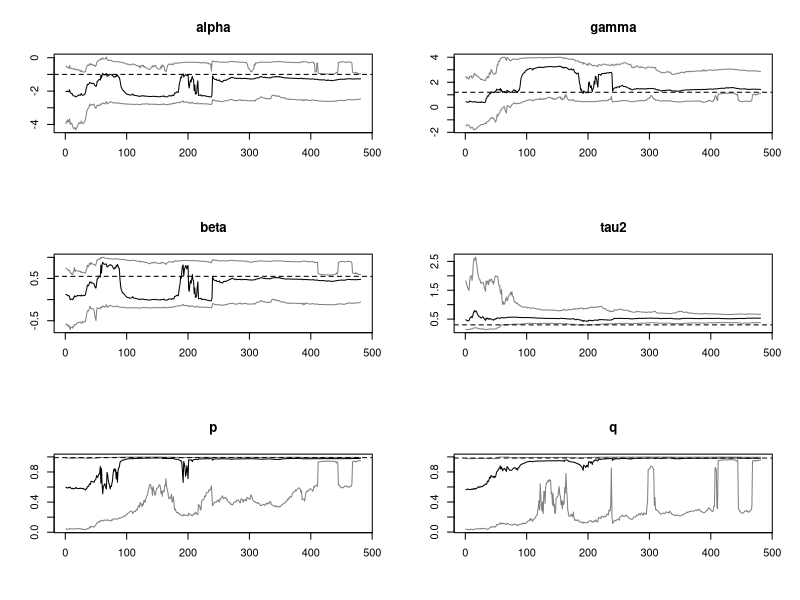
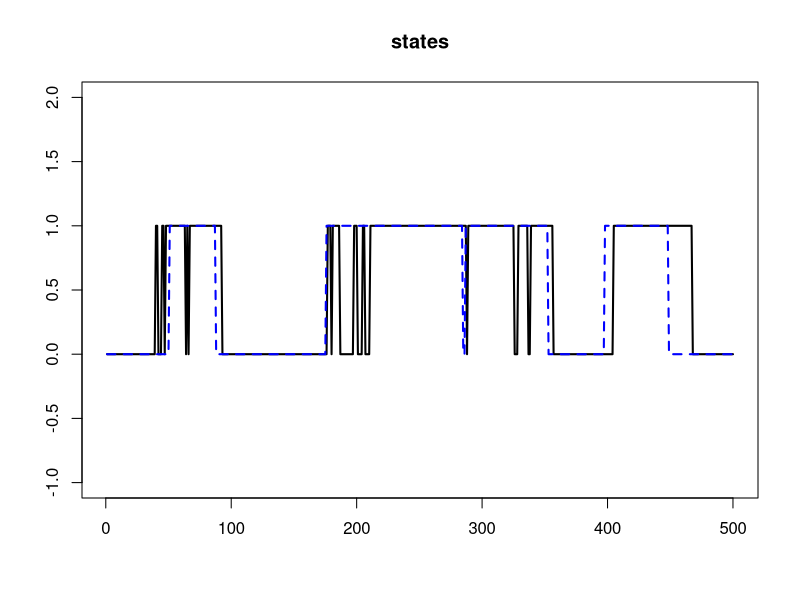

Write R code to recreate these figures, in order.
library(msm)
# library(foreach)
# library(doParallel)
# registerDoParallel()
Rprof(filename = "Rprof.out", append = FALSE, interval = 0.02,
      memory.profiling = FALSE)
Rprof(append = TRUE)
# registerDoParallel()
svm.pl = function(y,alphas,betas,tau2s,ps,qs,xs,zs){#,b0,B0,c0,d0){
  n      = length(y)
  
  N      = length(xs)
  nmix   = 7  
  mu     = matrix(c(-11.40039,-5.24321,-9.83726,1.50746,-0.65098,0.52478,-2.35859),
                  N,nmix,byrow=TRUE)
  sig2   = matrix(c(5.795960,2.613690,5.179500,0.167350,0.640090,0.340230,1.262610),
                  N,nmix,byrow=TRUE)
  q      = matrix(c(0.007300,0.105560,0.000020,0.043950,0.340010,0.245660,0.257500),
                  N,nmix,byrow=TRUE) 
  
  quants = array(0,c(n,8,3))
    z      = log(y^2)
  
  s      = matrix(0,N,15)
  zmean=rep(0,n)
  
  s[,1] = 1/B0[1]
  s[,2] = 0
  s[,3] = 0
  s[,4] = 1/B0[2]
  s[,5] = 0
  s[,6] = 1/B0[2]
  s[,7] = s[,1]*b0[1]+s[,2]*b0[2]+s[,3]*b0[3]
  s[,8] = s[,2]*b0[1]+s[,4]*b0[2]+s[,5]*b0[3]
  s[,9] = s[,3]*b0[1]+s[,5]*b0[2]+s[,6]*b0[3]
  s[,10] = c0
  s[,11] = d0
  s[,12] = 0
  s[,13] = 0
  s[,14] = 0
  s[,15] = 0
  blk.A = s[,4]*s[,6] - s[,5]^2
  blk.B = -(s[,2]*s[,6]-s[,3]*s[,5])
  blk.C = s[,2]*s[,5]-s[,3]*s[,5]
  #   blk.D = blk.B
  blk.E = s[,1]*s[,6]-s[,3]^2
  blk.F = -(s[,3]*s[,5]-s[,2]*s[,3])
  #   blk.G = blk.C
  #   blk.H = blk.F
  blk.I  = s[,1]*s[,4]-s[,2]^2
  
  m    = s[,1]*blk.A + s[,2] * blk.B + s[,3] * blk.C
  b1   = (s[,7]*blk.A + s[,8] * blk.B + s[,9] * blk.C)/m
  b2   = (s[,7]*blk.B + s[,8] * blk.E + s[,9] * blk.F)/m
  b3   = (s[,7]*blk.C + s[,8] * blk.F + s[,9] * blk.I)/m
  
  for (t in 1:n){
#     print(t)
    #print(t)
#     mus1    = matrix(alphas+gammas+betas*xs,N,nmix)
    mus    = matrix(alphas+betas*xs,N,nmix)
    #     print(mus[1,])
    #     scan(n=1)
    #     probs  = q*dnorm(z[t],mus+mu,sqrt(sig2+tau2s))
    
    zero.index= zs == 0
    one.index = zs == 1
#     
#     
    switch1 = qs*one.index + zero.index*(1-ps)
    switch0 = 1-switch1 #(1-zs)*ps + zs*(1-qs)
    left = q*(dnorm(z[t],mus+gammas+mu,sqrt(sig2+tau2s)))
    right = q*(dnorm(z[t],mus+mu,sqrt(sig2+tau2s)))
    probs = left*switch1+right*switch0
#     lefts = apply(left,1,sum)
#     rights = apply(right,1,sum)
#     weight = lefts*switch1+rights*switch0
    
#     probs = q*(dnorm(z[t],mus1+mu,sqrt(sig2+tau2s))*(qs*zs+(1-zs)*(1-ps)) + dnorm(z[t],mus+mu,sqrt(sig2+tau2s))*((1-zs)*ps+zs*(1-qs)))
    
    weight = apply(probs,1,sum)
    k      = sample(1:N,size=N,replace=TRUE,prob=weight)
    #     print(probs[1,])
    #     scan(n=1)
    
    xs1    = xs[k]
    zs1    = zs[k]
    probs  = probs[k,]
    mus    = mus[k,]
    alphas = alphas[k]
    gammas = gammas[k]
    betas  = betas[k]
    tau2s  = tau2s[k]
    ps = ps[k]
    qs = qs[k]
    so     = s[k,]
    b1o  = b1[k]
    b2o  = b2[k]    
    b3o  = b3[k]
    
    
    
    
    
    tau2ss = matrix(tau2s,N,nmix)
    vars   = 1/(1/sig2+1/tau2ss)
    sds    = sqrt(vars)
    
    zero.index = zs1 == 0
    one.index  = zs1 == 1
    
#     mus    = matrix(alphas+gammas+betas*xs1,N,nmix)
#     mus1    = matrix(alphas+betas*xs1,N,nmix)
    
    
#     switch1 = qs*one.index + zero.index*(1-ps)
#     switch0 = 1-switch1 #(1-zs)*ps + zs*(1-qs)
#     left = q*(dnorm(z[t],mus1+mu,sqrt(sig2+tau2s)))
#     right = q*(dnorm(z[t],mus+mu,sqrt(sig2+tau2s)))
#     probs = left*switch1+right*switch0
#     lefts = apply(left,1,sum)
#     rights = apply(right,1,sum)
#     weight = lefts*switch1+rights*switch0
#     
#     pp = lefts*switch1/weight
#     qq = rights*switch0/weight
    
    
    zs     = rbinom(N,1,1-ps)*zero.index
    zs    = zs+ rbinom(N,1,qs)*one.index
    
    mus = matrix(alphas+gammas*zs+betas*xs1,N,nmix)
#     mus = mus+gammas*zs
    probs = q*(dnorm(z[t],mus+mu,sqrt(sig2+tau2s)))
    means  = vars*((z[t]-mu)/sig2 + mus/tau2ss)
    for (i in 1:N) { 
      comp  = sample(1:nmix,size=1,prob=probs[i,])
      xs[i] = rnorm(1,means[i,comp],sds[i,comp])
    }
    
    zero.index = zs1 == 0
    one.index = zs1 == 1
    zero.index.2 = zs == 0
    one.index.2 = zs == 1
    
    #     zs = zz[t+1,]

    s[,1]  = so[,1] + 1
    s[,2]  = so[,2] + zs
    s[,3]  = so[,3] + xs1
    s[,4]  = so[,4] + zs^2
    s[,5]  = so[,5] + zs*xs1
    s[,6]  = so[,6] + xs1^2
    s[,7]  = so[,7] + xs
    s[,8]  = so[,8] + xs*zs
    s[,9]  = so[,9] + xs*xs1
    s[,10]  = so[,10] + 1
    
#     s[zero.index,12] = so[zero.index,12]+zs1[zero.index]-zs[zero.index]+1
#     s[zero.index,13] = so[zero.index,13]+zs[zero.index]
#     s[one.index,14] = so[one.index,14]+zs1[one.index]-zs[one.index]
#     s[one.index,15] = so[one.index,15]+zs[one.index]-zs1[one.index]+1
    s[,12] = so[,12]+zero.index*zero.index.2
    s[,13] = so[,13]+zero.index*one.index.2
    s[,14] = so[,14]+one.index*zero.index.2
    s[,15] = so[,15]+one.index*one.index.2
    blk.A = s[,4]*s[,6] - s[,5]^2
    blk.B = -(s[,2]*s[,6]-s[,3]*s[,5])
    blk.C = s[,2]*s[,5]-s[,3]*s[,4]
    #   blk.D = blk.B
    blk.E = s[,1]*s[,6]-s[,3]^2
    blk.F = -(s[,1]*s[,5]-s[,2]*s[,3])
    #   blk.G = blk.C
    #   blk.H = blk.F
    blk.I  = s[,1]*s[,4]-s[,2]^2
    
    
    # determinant of Binv matrix
    m    = s[,1]*blk.A + s[,2] * blk.B + s[,3] * blk.C
    
    # b_{t} =  inv(Binv_{t}) x (Binv_{t-1} * b_{t-1})     
    b1   = (s[,7]*blk.A + s[,8] * blk.B + s[,9] * blk.C)/m
    b2   = (s[,7]*blk.B + s[,8] * blk.E + s[,9] * blk.F)/m
    b3   = (s[,7]*blk.C + s[,8] * blk.F + s[,9] * blk.I)/m
    
    s[,11]  = so[,11] + (xs-b1-b2*zs-b3*xs1)*xs + (b1o-b1)*so[,7]+(b2o-b2)*so[,8]+(b3o-b3)*so[,9]
    
    tau2s  = 1/rgamma(N,s[,10]/2,s[,11]/2)
    std    = sqrt(tau2s/m)
    
    norm   = cbind(rnorm(N,0,std),rnorm(N,0,std),rnorm(N,0,std))
    
    # cholesky decomposition of B, thus inv(Binv)    
    L11 = sqrt(blk.A)
    L21 = blk.B/L11
    L31 = blk.C/L11
    
    L22 = sqrt(blk.E - L21^2)
    L32 = (blk.F-L31*L21)/L22
    
    L33 = sqrt(blk.I - L31^2 - L32^2)
    
    alphas = b1 + L11*norm[,1]
    gammas = b2 + L21*norm[,1]+L22*norm[,2]
    #     gamma.mean = b2[b2>0]
    
    #     gammas = rtnorm(N,mean=b2,lower=0)
    betas  = b3 + L31*norm[,1] + L32 * norm[,2] + L33 * norm[,3]
    
#     gamma.mean = b2 - 1/s[,4]*(s[,2]*(alphas-b1)+s[,5]*(betas-b3))
#     gammas = rtnorm(N,gamma.mean,sd = sqrt(tau2s/s[,4]),lower=0)
    
    ps = rbeta(N,s[,12]+1,s[,13]+1)
    qs = rbeta(N,s[,15]+1,s[,14]+1)
    
    # Storing quantiles
    quants[t,1,] = quantile(alphas,c(0.025,0.5,0.975))
    quants[t,2,] = quantile(gammas,c(0.025,0.5,0.975))
    quants[t,3,] = quantile(betas,c(0.025,0.5,0.975))  
    quants[t,4,] = quantile(tau2s,c(0.025,0.5,0.975))  
    quants[t,5,] = quantile(ps,c(0.025,0.5,0.975))  
    quants[t,6,] = quantile(qs,c(0.025,0.5,0.975))  
    quants[t,7,] = quantile(zs,c(0.025,0.5,0.975))
    quants[t,8,] = quantile(exp(xs/2),c(0.025,0.5,0.975))
    zmean[t] =  mean(zs)
  }
  return(list(quants=quants,zmean=zmean))
}
PL = function(y,alphas,betas,tau2s,ps,qs,xs,zs){
  n      = length(y)
  N      = length(xs)
  quants = array(0,c(n,7,3))
  
  
  
  #   zz = matrix(zs,n,N)
  s  = matrix(0,N,15)
  # matrix Binv looks like
  # | s1   s2    s3 |
  # | s2   s4    s5 |
  # | s3   s5    s6 |
  
  s[,1] = 1/B0[1]
  s[,2] = 0
  s[,3] = 0
  s[,4] = 1/B0[2]
  s[,5] = 0
  s[,6] = 1/B0[2]
  s[,7] = s[,1]*b0[1]+s[,2]*b0[2]+s[,3]*b0[3]
  s[,8] = s[,2]*b0[1]+s[,4]*b0[2]+s[,5]*b0[3]
  s[,9] = s[,3]*b0[1]+s[,5]*b0[2]+s[,6]*b0[3]
  s[,10] = c0
  s[,11] = d0
  s[,12] = 1
  s[,13] = 1
  s[,14] = 1
  s[,15] = 1
  
  blk.A = s[,4]*s[,6] - s[,5]^2
  blk.B = -(s[,2]*s[,6]-s[,3]*s[,5])
  blk.C = s[,2]*s[,5]-s[,3]*s[,5]
  #   blk.D = blk.B
  blk.E = s[,1]*s[,6]-s[,3]^2
  blk.F = -(s[,3]*s[,5]-s[,2]*s[,3])
  #   blk.G = blk.C
  #   blk.H = blk.F
  blk.I  = s[,1]*s[,4]-s[,2]^2
  
  m    = s[,1]*blk.A + s[,2] * blk.B + s[,3] * blk.C
  b1   = (s[,7]*blk.A + s[,8] * blk.B + s[,9] * blk.C)/m
  b2   = (s[,7]*blk.B + s[,8] * blk.E + s[,9] * blk.F)/m
  b3   = (s[,7]*blk.C + s[,8] * blk.F + s[,9] * blk.I)/m
  
  
  for (t in 1:n){
    #     zs = zz[t,]
    # Resampling
    mus    = alphas+gammas*zs+betas*xs
    stdevs = exp(mus/2)
    stdevs1 = exp((alphas+betas*xs)/2)
    #     weight = dnorm(y[t],0,stdevs)*(qs+(1-zs)*(1-qs)) + dnorm(y[t],0,stdevs1)*((1-zs)*ps+zs*(1-ps))
    weight = dnorm(y[t],0,stdevs)
    k      = sample(1:N,size=N,replace=T,prob=weight)
    alphas = alphas[k]
    betas  = betas[k]
    tau2s  = tau2s[k]
    ps = ps[k]
    qs = qs[k]
    
    mus    = mus[k]
    xs1    = xs[k]
    zs1    = zs[k]
    sig2s = exp(xs1)
    # Propagating
    vars   = 1/(1/sig2s+1/tau2s)
    sds    = sqrt(vars)
    means  =  vars*(mus/tau2s +y[t]/sig2s)
    zero.index = zs1 == 0
    one.index = zs1 == 1
    ll = sum(zero.index)
    #     zs = zz[t+1,]
    zs[zero.index]     = rbinom(ll,1,1-ps[zero.index])
    zs[one.index]      = rbinom(N-ll,1,qs[one.index])
    #     mus    = alphas+gammas*zs+betas*xs1
    #     xs     =  rnorm(N,means,sds)
    xs = mus + rnorm(N,0,sqrt(tau2s))
    #     print(zs)
    #     print(qs)
    #     print(ps)
    so     = s[k,]
    #     print(s[,12:15])
    #     print(so[,12:15])
    #     print(k)
    #     scan(n=1)
    b1o  = b1[k]
    b2o  = b2[k] 
    b3o  = b3[k]
    # Updating sufficient stats
    s[,1]  = so[,1] + 1
    s[,2]  = so[,2] + zs1
    s[,3]  = so[,3] + xs1
    s[,4]  = so[,4] + zs1^2
    s[,5]  = so[,5] + zs1*xs1
    s[,6]  = so[,6] + xs1^2
    s[,7]  = so[,7] + xs
    s[,8]  = so[,8] + xs*zs1
    s[,9]  = so[,9] + xs*xs1
    s[,10]  = so[,10] + 1
    
    s[zero.index,12] = so[zero.index,12]+zs1[zero.index]-zs[zero.index]+1
    s[zero.index,13] = so[zero.index,13]+zs[zero.index]
    s[one.index,14] = so[one.index,14]+zs1[one.index]-zs[one.index]
    s[one.index,15] = so[one.index,15]+zs[one.index]-zs1[one.index]+1
    #     
    #     print(s[,12:15])
    #     print(zs1)
    #     print(zs)
    #     print(zs1[zero.index]-zs[zero.index]+1)
    #     print(zs[zero.index])
    #     print(zs1[one.index]-zs[one.index])
    #     print(zs[one.index]-zs1[one.index]+1)
    #     scan(n=1)
    blk.A = s[,4]*s[,6] - s[,5]^2
    blk.B = -(s[,2]*s[,6]-s[,3]*s[,5])
    blk.C = s[,2]*s[,5]-s[,3]*s[,4]
    #   blk.D = blk.B
    blk.E = s[,1]*s[,6]-s[,3]^2
    blk.F = -(s[,1]*s[,5]-s[,2]*s[,3])
    #   blk.G = blk.C
    #   blk.H = blk.F
    blk.I  = s[,1]*s[,4]-s[,2]^2
    
    
    #     ti = scan(n=1)
    #     print(s[ti,])
    
    
    # determinant of Binv matrix
    m    = s[,1]*blk.A + s[,2] * blk.B + s[,3] * blk.C
    
    #     AA = matrix(c(s[ti,1],s[ti,2],s[ti,3],s[ti,2],s[ti,4],s[ti,5],s[ti,3],s[ti,5],s[ti,6]),3,3)
    #     
    #     print(solve(AA))
    #     print(AA)
    #     print(matrix(c(blk.A[ti],blk.B[ti],blk.C[ti], blk.B[ti],blk.E[ti], blk.F[ti], blk.C[ti], blk.F[ti], blk.I[ti]),3,3)/m[ti])
    #      print(c(blk.A[1]/m[1],blk.B[1]/m[1],blk.C[1]/m[1]))
    #      print(solve(AA))
    # b_{t} =  inv(Binv_{t}) x (Binv_{t-1} * b_{t-1})     
    b1   = (s[,7]*blk.A + s[,8] * blk.B + s[,9] * blk.C)/m
    b2   = (s[,7]*blk.B + s[,8] * blk.E + s[,9] * blk.F)/m
    b3   = (s[,7]*blk.C + s[,8] * blk.F + s[,9] * blk.I)/m
    #
    
    #     print('b2')
    #     print((s[,7]*blk.B)[ti])
    # print((blk.F)[ti])
    # print((s[,9])[ti])
    #     print(m[ti])
    #     print(b2[ti])
    #     F.new = rbind(1,zs1[ti],xs1[ti])
    #     C.old = diag(B0,3)
    #     Q = 1
    # #     print(zs1[ti])
    #     D1 = t(F.new) %*% C.old%*% F.new + Q 
    #       
    #       
    #       #       C0 = diag(B0,2)
    #       #       print( C0 %*%F.new[,j]  %*% solve(D1) %*% (xs[1]-t(F.new[,j])%*%b0))
    #       CF = C.old %*% F.new
    # #       
    #       D.new = t(F.new)  %*% CF +Q
    #       D.inv = solve(D.new)
    # #       print(D.inv)
    #     
    #       m.old = b0
    # #       print(D.new)
    # #       print(CF %*% D.inv %*% (xs[j]-t(F.new[,j]) %*% m.old[j,]))
    # #       m.old = m.old + CF %*% D.inv %*% (xs[1]-t(F.new) %*% m.old)
    # #     print(D.inv %*% (xs[3]-t(F.new) %*% m.old))
    #     
    #       C.old = C.old - CF %*% D.inv  %*% t(F.new) %*% C.old
    #       d0 = d0 + t(xs[ti]-t(F.new)%*% m.old)%*% D.inv %*% (xs[ti]-t(F.new) %*% m.old)
    #     m.old = m.old + CF %*% D.inv %*% (xs[ti]-t(F.new) %*% m.old)
    #     print(d0)
    #     print(C.old)
    #     print(chol(C.old))
    #     print(m.old)
    #     print(c(b1[ti],b2[ti],b3[ti]))
    #     print(F.new)
    #     print(m.old)
    #     print(c(b1o[3],b2o[3],b3o[3]))
    #     print(c(zs1[3],xs1[3]))
    #     print(((xs-b1-b2*zs1-b3*xs1)*xs+(b1o-b1)*so[,7]+(b2o-b2)*so[,8]+(b3o-b3)*so[,9])[3])
    #       print(m.old)
    #     print(c(b1[1],b2[1],b3[1]))
    #     scan(n=1)
    #     
    #print(xs)
    s[,11]  = so[,11] + (xs-b1-b2*zs1-b3*xs1)*xs + (b1o-b1)*so[,7]+(b2o-b2)*so[,8]+(b3o-b3)*so[,9]
    #     print(s[ti,11])
    tau2s  = 1/rgamma(N,s[,10]/2,s[,11]/2)
    std    = sqrt(tau2s/m)
    
    norm   = cbind(rnorm(N,0,std),rnorm(N,0,std),rnorm(N,0,std))
    
    # cholesky decomposition of B, thus inv(Binv)
    
    L11 = sqrt(blk.A)
    #     print(L11[ti])
    L21 = blk.B/L11
    #     print(L21[ti])
    L31 = blk.C/L11
    #     print(L31[ti])
    
    L22 = sqrt(blk.E - L21^2)
    #     print(L22[ti])
    L32 = (blk.F-L31*L21)/L22
    #     print(L32[ti])
    L33 = sqrt(blk.I - L31^2 - L32^2)
    #     print(L33[ti]))
    
    alphas = b1 + L11*norm[,1]
    gammas = b2 + L21*norm[,1]+L22*norm[,2]
    #     gamma.mean = b2[b2>0]
    
    #     gammas = rtnorm(N,mean=b2,lower=0)
    betas  = b3 + L31*norm[,1] + L32 * norm[,2] + L33 * norm[,3]
    
    gamma.mean = b2 - 1/s[,4]*(s[,2]*(alphas-b1)+s[,5]*(betas-b3))
    gammas = rtnorm(N,gamma.mean,sd = sqrt(tau2s/s[,4]),lower=0)
    
    ps = rbeta(N,s[,12]+1,s[,13]+1)
    qs = rbeta(N,s[,15]+1,s[,14]+1)
    # Storing quantiles
    quants[t,1,] = quantile(alphas,c(0.025,0.5,0.975))
    quants[t,2,] = quantile(gammas,c(0.025,0.5,0.975))
    quants[t,3,] = quantile(betas,c(0.025,0.5,0.975))  
    quants[t,4,] = quantile(tau2s,c(0.025,0.5,0.975))  
    quants[t,5,] = quantile(ps,c(0.025,0.5,0.975))  
    quants[t,6,] = quantile(qs,c(0.025,0.5,0.975))  
    quants[t,7,] = quantile(zs,c(0.025,0.5,0.975))
    
  }
  
  return(quants)
}

# Simulated data
set.seed(98765)
n     =  500
alpha =  -1
gamma = 1.2
beta  =  0.55
tau2  =  .3
sig2  =  1.0
tau   = sqrt(tau2)
p0 = .99
q0 = .985

x     = rep(alpha/(1-beta),n+1)
S = rep(0,n+1)
true  = c(alpha,gamma,beta,tau2,p0,q0)
names = c("alpha","gamma","beta","tau2","p","q")

pa = 9
pb = 1
qa = 9
qb = 1
for (t in 2:(n+1))
  {
  if (S[t-1] == 0)
    S[t] = rbinom(1,1,1-p0)
  if (S[t-1] == 1)
    S[t] = rbinom(1,1,q0)

  x[t] = alpha+gamma*S[t]+beta*x[t-1]+tau*rnorm(1)}
x = x[2:(n+1)]
y = rnorm(n,0,exp(x/2))
# print(S)
par(mfrow=c(1,1))
# plot(y,ylim=range(x,y),xlab="Time",ylab="",main="",pch=16)
# lines(x,col=2,lwd=2)

# data = read.csv('OILPRICE.csv')
# prices = data[,2]
# n = length(prices)
# returns = diff(prices)/prices[1:(n-1)]
# logreturns = log(prices[2:n]/prices[1:(n-1)])[300:(n-1)]
# n = length(logreturns)
# y = returns[300:n]+rnorm(n-299,0,.00001)
# Prior hyperparameters
# ---------------------
m0    = 0.0


C0 = 10
c0    = 1
d0    = 1
tau20 = tau2
b0    = c(alpha,gamma,beta)
B0    = c(1,1,1)/tau20
sC0   = sqrt(C0)
sB0   = sqrt(B0)

# ONE LONG PL FILTER
# ------------------
set.seed(246521)
N      = 10000
xs     = rnorm(N,m0,sC0)
zs = rbinom(N,1,.5)
tau2s  = 1/rgamma(N,c0/2,d0/2)
taus   = sqrt(tau2s)
alphas = rnorm(N,b0[1],taus*sB0[1])
gammas = rtnorm(N,b0[2],taus*sB0[2],lower=0)
betas  = rnorm(N,b0[3],taus*sB0[3])
ps  = rbeta(N,pa,pb)
qs = rbeta(N,qa,qb)
pars   = cbind(alphas,gammas,betas,tau2s,ps,qs)
par(mfrow=c(2,2))
# for (i in 1:4){
#   hist(pars[,i],prob=TRUE,xlab="",main=names[i])
#   abline(v=true[i],col=2)
# }
print(date())
# plm    = PL(y,alphas,betas,tau2s,ps,qs,xs,zs)
out   = svm.pl(y,alphas,betas,tau2s,ps,qs,xs,zs)
plm = out$quants

print(date())
Rprof(NULL)

cols = c(grey(0.5),1,grey(0.5))
ind  = 20:length(y)
n1   = length(ind)
par(mfrow=c(3,2))
for (i in 1:6){
  ts.plot(plm[ind,i,],xlab="",ylab="",main=names[i],col=cols,ylim=range(plm[ind,i,]))
  abline(h=true[i],lty=2)
}


par(mfrow=c(1,1))

par(mfrow=c(1,1))
ts.plot(plm[,7,2],xlab="",ylab="",main="states",col=1,ylim=c(-1,2),lwd=2)
lines(S[2:(n+1)],col='blue',ylim=c(-1,2),lwd=2,lty=2)
# ts.plot(cbind(2*plm[,8,2],-2*plm[,8,2]))
# lines(returns*100,col='red')

# ts.plot(out$zmean)
# par(mfrow=c(1,1))
# ts.plot(round(out$zmean),xlab="",ylab="",main="states",col=1,ylim=c(-1,2),lwd=2)
# lines(S[2:(n+1)],col='blue',ylim=c(-1,2),lwd=2,lty=2)


# Particle filters
# ----------------
# set.seed(246521)
# N    = 1000
# nsim = 100
# a    = 0.95
# qs   = array(0,c(nsim,n,4,3))
# for (s in 1:nsim){
#   print(s)
#   xs         = rnorm(N,m0,sC0)
#   tau2s      = 1/rgamma(N,c0/2,d0/2)
#   taus       = sqrt(tau2s)
#   alphas     = rnorm(N,b0[1],taus*sB0[1])
#   betas      = rnorm(N,b0[2],taus*sB0[2])
# #   qs[1,s,,,] = LW(y,alphas,betas,tau2s,sig2s,xs,a)
# #   qs[2,s,,,] = Storvik(y,alphas,betas,tau2s,sig2s,xs)
#   qs[s,,,] = PL(y,alphas,betas,tau2s,xs) 
# }
# 
# 
# 
# cols = c(grey(0.5),1,grey(0.5))
# ind  = 10:n
# n1   = length(ind)
# par(mfrow=c(2,2))
# for (i in 1:4){
#   ts.plot(qs[50,,i,],xlab="",ylab="",main=names[i],col=cols,ylim=range(plm[ind,i,]))
#   abline(h=true[i],lty=2)
# }
# 
# 
# # Mean square error
# quants = c("2.5th","50th","97.5th")
# filter = "PL"
# mse    = array(0,c(n1,4,3))
#   for (k in 1:3) 
#     for (i in 1:nsim) 
#       mse[,k,]=mse[,k,]+(qs[i,ind,k,]-plm[ind,k,])^2
# sq.mse = sqrt(mse/nsim)  
# 
# 
# cols = c(grey(0.75),grey(0.5),grey(0.75))
# #cols = c(3,2,5)
# par(mfrow=c(3,1))
# for (k in 1:3){
#   L = min(qs[,ind,k,])
#   U = max(qs[,ind,k,])
# 
#     plot(qs[1,,k,1],ylab=names[k],xlab="Time",main=filter,ylim=c(L,U),type="l",col=cols[1])
#     for (i in c(1,3,2)) for (j in 1:nsim) lines(qs[j,,k,i],col=cols[i])
#     for (i in c(1,3,2)) lines(plm[,k,i],lwd=1,col=1)  
#   
# }  
# 
# 
# 
# cols = c(grey(0.3),gray(0.5),grey(0.7))
# U    = c(0.275,0.175,0.45,1.25)
# par(mfrow=c(2,2))
# for (i in 1:3){
#   boxplot(sq.mse[1,,i,1],sq.mse[2,,i,1],sq.mse[3,,i,1],
#           sq.mse[1,,i,2],sq.mse[2,,i,2],sq.mse[3,,i,2],
#           sq.mse[1,,i,3],sq.mse[2,,i,3],sq.mse[3,,i,3],
#           outline=FALSE,ylab="Root MSE",xlab="Percentile",axes=FALSE,col=cols,ylim=c(0,U[i]))
#   axis(2);axis(1,at=c(2,5,8),lab=quants);box()
#   abline(v=3.5)
#   abline(v=6.5)
#   title(names[i])
# }
# #legend(0.5,1.2,legend=filters,col=cols,cex=1.25,lwd=c(4,4,4),lty=c(1,1,1),bty="n")
# 
# 





################ ETC
# 
# for (j in 1:N){
#   D1 = F.new[,j] %*% C.old[j,,]%*% F.new[,j] + Q 
#   
#   print(D1)
#   #       C0 = diag(B0,2)
#   #       print( C0 %*%F.new[,j]  %*% solve(D1) %*% (xs[1]-t(F.new[,j])%*%b0))
#   CF = C.old[j,,] %*% F.new[,j]
#   
#   D.new = t(F.new[,j])  %*% CF +Q
#   D.inv = solve(D.new)
#   print(D.new)
#   print(CF %*% D.inv %*% (xs[j]-t(F.new[,j]) %*% m.old[j,]))
#   m.old[j,] = m.old[j,] + CF %*% D.inv %*% (xs[j]-t(F.new[,j]) %*% m.old[j,])
#   C.old[j,,] = C.old[j,,] - CF %*% D.inv  %*% t(F.new[,j]) %*% C.old[j,,]
#   print(m.old[1,])
#   print(b1[1])
#   print(b2[1])
#   scan(n=1)
# }
